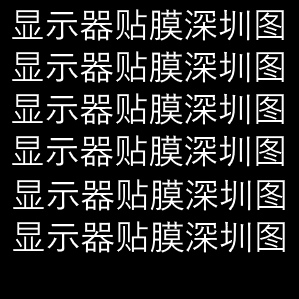
#> input picture data/univ/hand_adv_poc3.png, 299 x 299 px, found by its file name
$ python hand_adv_poc.py
#> lines starting #> are read from the running program, lines starting #| are printed output that depends on the picture
import numpy as np
from PIL import Image

hand_img = Image.open('../data/univ/hand_adv_poc3.png').convert('RGB')
#> hand_img is the input picture: PIL image 299x299 RGB; min 0, max 255, mean 42.2
hand_img.show()

data = np.asarray(hand_img, dtype=np.uint8)
data = data.astype(np.float32)

w_matrix = np.zeros((299,299,3))

w_matrix[data < 15] = -10.0
w_matrix[data > 240] = 10.0

viz_matrix = np.tanh(w_matrix)*128 + 128

Image.fromarray(viz_matrix.astype(np.uint8)).show()
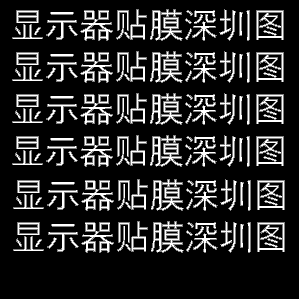
#> shown: PIL image 299x299 RGB; min 0, max 255, mean 42.7

np.save('../data/univ/hand_adv_poc3', np.transpose(w_matrix,(2,0,1)))

$ run again, with data/univ/hand_adv_poc.png copied over data/univ/hand_adv_poc3.png
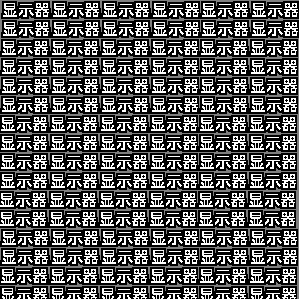
#> input picture data/univ/hand_adv_poc.png, 299 x 299 px, found by its file name
#> hand_img is the input picture: PIL image 299x299 RGB; min 0, max 255, mean 91
#> `Image.fromarray(viz_matrix.astype(np.uint8)).show()`:
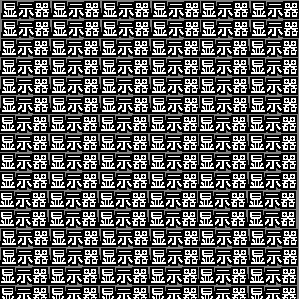
#> shown: PIL image 299x299 RGB; min 0, max 255, mean 91
